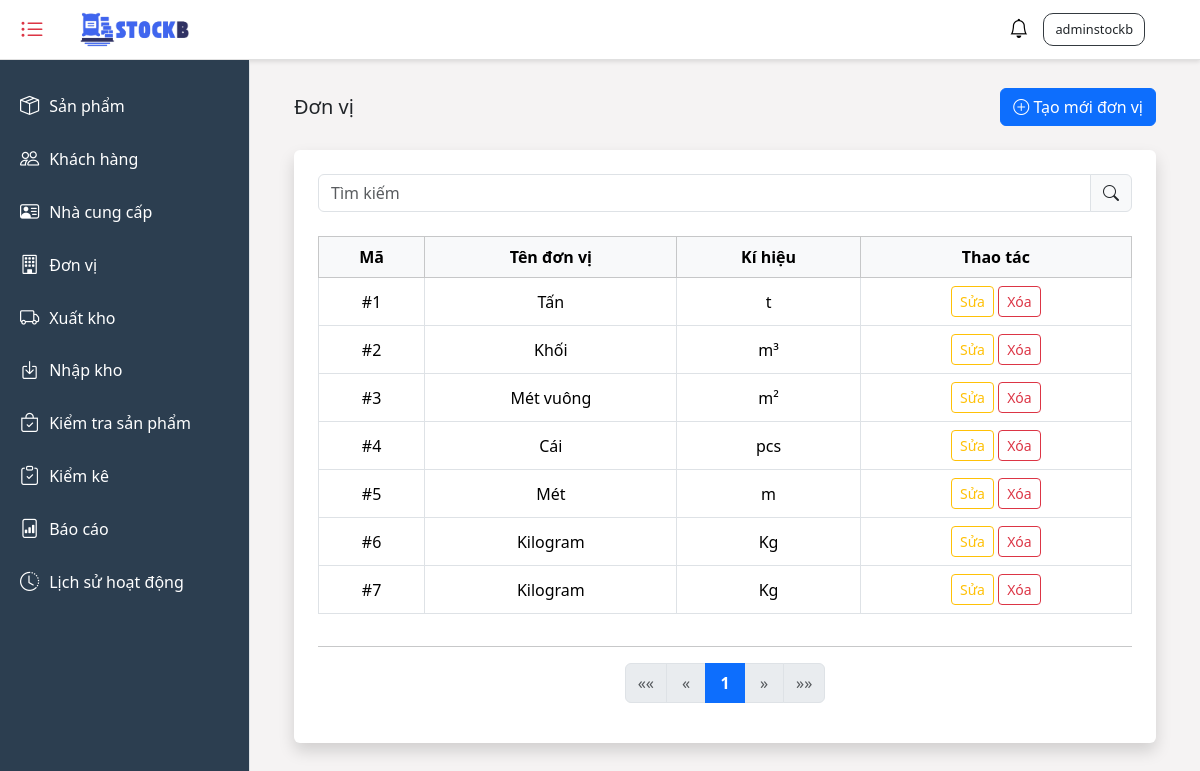
The app's page /units/ (signed in), older data.
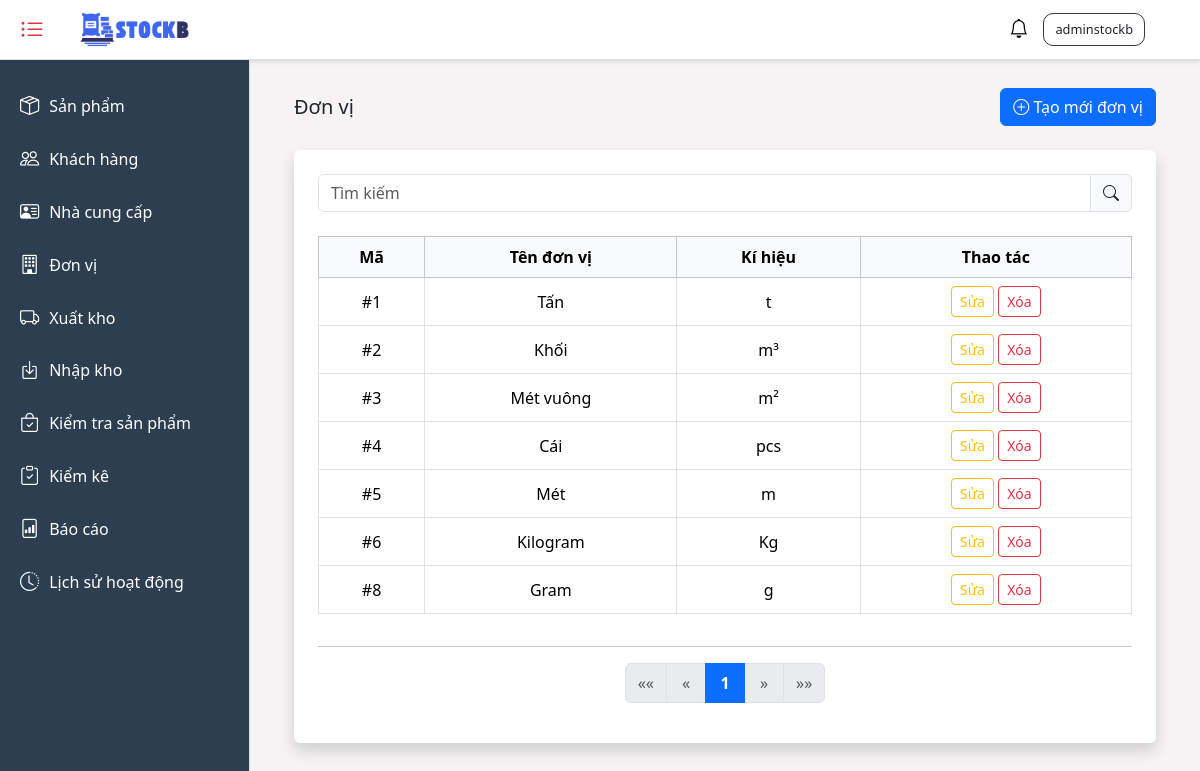
The same page, newer data.
### stockb/models.py (models this page shows, shortened)
class Unit(models.Model):
    unit_name = models.CharField(max_length=50)
    unit_symbol = models.CharField(max_length=10)
    created_at = models.DateTimeField(auto_now_add=True)
    updated_at = models.DateTimeField(auto_now=True)

### stockb/views/unit_views.py (the view)
# urls.py: path('units/', unit_views.unit_list, name='units_list'),
@login_required
def unit_list(request):
    units = Unit.objects.all()
    query = request.GET.get('q')
    if query:
        units = units.filter(name__icontains=query) | units.filter(symbol__icontains=query)
    paginator = Paginator(units, 10)
    page_number = request.GET.get('page')
    page_obj = paginator.get_page(page_number)
    context = {
        'title': 'Danh sách đơn vị',
        'units': page_obj
    }
    return render(request, 'units/units_list.html', context)

### stockb/context_processors.py (called while the page is built)
def notifications(request):
    return {
        'notifications': Notification.objects.all()[:50]
    }

### stockb/templates/units/units_list.html (shortened to what this page needs)
{% extends 'base.html' %}
{% block content %}
<div class="container-fluid ">
    <div class="d-flex justify-content-between align-items-center mb-4">
        <h5 class="mb-0">Đơn vị</h5>
        <a href="{% url 'create_unit' %}" class="btn btn-primary">
            <i class="bi bi-plus-circle"></i> Tạo mới đơn vị
        </a>
    </div>
    <div class="bg-white p-4 rounded shadow">
        <form method="GET" class="input-group mb-4">
            <input type="text" name="q" class="form-control" placeholder="Tìm kiếm" value="{{ request.GET.q }}">
            <span class="input-group-text"><i class="bi bi-search"></i></span>
        </form>
        <div class="table-responsive">
            <table class="table table-bordered align-middle text-center">
                <thead class="table-light">
                    <tr>
                        <th>Mã</th>
                        <th scope="col">Tên đơn vị</th>
                        <th scope="col">Kí hiệu</th>
                        <th scope="col">Thao tác</th>
                    </tr>
                </thead>
                <tbody>
                    {% for unit in units %}
                    <tr>
                        <td>#{{ unit.id }}</td>
                        <td>{{ unit.unit_name }}</td>
                        <td>{{ unit.unit_symbol }}</td>
                        <td>
                            <a href="{% url 'edit_unit' unit.pk %}" class="btn btn-sm btn-outline-warning">Sửa</a>
                            <button type="button" class="btn btn-outline-danger btn-sm" data-bs-toggle="modal" data-bs-target="#deleteModal{{ unit.pk }}">
                                Xóa
                            </button>
                        </td>
                    </tr>
                    {% empty %}
                    <tr>
                        <td colspan="3">Không có đơn vị nào.</td>
                    </tr>
                    {% endfor %}
                </tbody>
            </table>
        </div>
        {% include 'Pagination/pagination.html' with page_obj=units %}
    </div>
</div>
{% endblock %}

Row changes from the older to the newer data that the page shows:
removed Unit: id "7", unit_name "Kilogram", unit_symbol "Kg"
added Unit: id "8", unit_name "Gram", unit_symbol "g"
